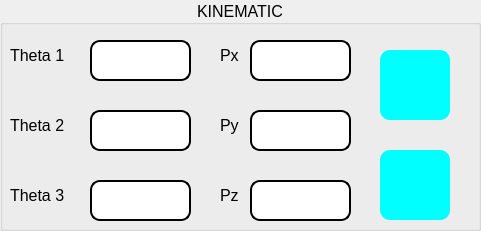
     <widget class="QGroupBox" name="groupBox_KINEMATIC">
      <property name="enabled">
       <bool>true</bool>
      </property>
      <property name="geometry">
       <rect>
        <x>250</x>
        <y>100</y>
        <width>481</width>
        <height>231</height>
       </rect>
      </property>
      <property name="maximumSize">
       <size>
        <width>16777210</width>
        <height>16777210</height>
       </size>
      </property>
      <property name="font">
       <font>
        <pointsize>12</pointsize>
        <weight>50</weight>
        <bold>false</bold>
       </font>
      </property>
      <property name="layoutDirection">
       <enum>Qt::LeftToRight</enum>
      </property>
      <property name="title">
       <string>KINEMATIC</string>
      </property>
      <property name="alignment">
       <set>Qt::AlignCenter</set>
      </property>
      <property name="flat">
       <bool>false</bool>
      </property>
      <property name="checkable">
       <bool>false</bool>
      </property>
      <widget class="QPushButton" name="pushButton_FK">
       <property name="geometry">
        <rect>
         <x>380</x>
         <y>50</y>
         <width>70</width>
         <height>70</height>
        </rect>
       </property>
       <property name="font">
        <font>
         <pointsize>12</pointsize>
        </font>
       </property>
       <property name="styleSheet">
        <string notr="true">QPushButton{
border-radius: 10px;
background-color: #00ffff;
}

QPushButton:pressed {
    padding-top: 5px;
    padding-left: 5px;
}
</string>
       </property>
       <property name="text">
        <string/>
       </property>
       <property name="icon">
        <iconset>
         <normaloff>../Icon/Forward.png</normaloff>../Icon/Forward.png</iconset>
       </property>
       <property name="iconSize">
        <size>
         <width>60</width>
         <height>60</height>
        </size>
       </property>
      </widget>
      <widget class="QLabel" name="label_19">
       <property name="geometry">
        <rect>
         <x>10</x>
         <y>40</y>
         <width>81</width>
         <height>31</height>
        </rect>
       </property>
       <property name="font">
        <font>
         <pointsize>12</pointsize>
        </font>
       </property>
       <property name="text">
        <string>&lt;html&gt;&lt;head/&gt;&lt;body&gt;&lt;p&gt;Theta 1&lt;/p&gt;&lt;/body&gt;&lt;/html&gt;</string>
       </property>
      </widget>
      <widget class="QLabel" name="label_4">
       <property name="geometry">
        <rect>
         <x>220</x>
         <y>40</y>
         <width>31</width>
         <height>31</height>
        </rect>
       </property>
       <property name="font">
        <font>
         <pointsize>12</pointsize>
        </font>
       </property>
       <property name="text">
        <string>&lt;html&gt;&lt;head/&gt;&lt;body&gt;&lt;p&gt;Px&lt;/p&gt;&lt;/body&gt;&lt;/html&gt;</string>
       </property>
      </widget>
      <widget class="QLineEdit" name="lineEdit_theta3">
       <property name="geometry">
        <rect>
         <x>90</x>
         <y>180</y>
         <width>101</width>
         <height>41</height>
        </rect>
       </property>
       <property name="font">
        <font>
         <pointsize>12</pointsize>
        </font>
       </property>
       <property name="styleSheet">
        <string notr="true">QLineEdit{
border: 2px solid rgb(0, 0, 0);
border-radius: 10px;
}</string>
       </property>
       <property name="text">
        <string/>
       </property>
      </widget>
      <widget class="QLineEdit" name="lineEdit_theta2">
       <property name="geometry">
        <rect>
         <x>90</x>
         <y>110</y>
         <width>101</width>
         <height>41</height>
        </rect>
       </property>
       <property name="font">
        <font>
         <pointsize>12</pointsize>
        </font>
       </property>
       <property name="styleSheet">
        <string notr="true">QLineEdit{
border: 2px solid rgb(0, 0, 0);
border-radius: 10px;
}</string>
       </property>
       <property name="text">
        <string/>
       </property>
      </widget>
      <widget class="QLineEdit" name="lineEdit_theta1">
       <property name="geometry">
        <rect>
         <x>90</x>
         <y>40</y>
         <width>101</width>
         <height>41</height>
        </rect>
       </property>
       <property name="font">
        <font>
         <pointsize>12</pointsize>
        </font>
       </property>
       <property name="styleSheet">
        <string notr="true">QLineEdit{
border: 2px solid rgb(0, 0, 0);
border-radius: 10px;
}</string>
       </property>
       <property name="text">
        <string/>
       </property>
       <property name="placeholderText">
        <string/>
       </property>
      </widget>
      <widget class="QLineEdit" name="lineEdit_Px">
       <property name="geometry">
        <rect>
         <x>250</x>
         <y>40</y>
         <width>101</width>
         <height>41</height>
        </rect>
       </property>
       <property name="font">
        <font>
         <pointsize>12</pointsize>
        </font>
       </property>
       <property name="styleSheet">
        <string notr="true">QLineEdit{
border: 2px solid rgb(0, 0, 0);
border-radius: 10px;
}</string>
       </property>
       <property name="text">
        <string/>
       </property>
      </widget>
      <widget class="QLabel" name="label_21">
       <property name="geometry">
        <rect>
         <x>10</x>
         <y>180</y>
         <width>81</width>
         <height>31</height>
        </rect>
       </property>
       <property name="font">
        <font>
         <pointsize>12</pointsize>
        </font>
       </property>
       <property name="text">
        <string>&lt;html&gt;&lt;head/&gt;&lt;body&gt;&lt;p&gt;Theta 3&lt;/p&gt;&lt;/body&gt;&lt;/html&gt;</string>
       </property>
      </widget>
      <widget class="QLabel" name="label_20">
       <property name="geometry">
        <rect>
         <x>10</x>
         <y>110</y>
         <width>81</width>
         <height>31</height>
        </rect>
       </property>
       <property name="font">
        <font>
         <pointsize>12</pointsize>
        </font>
       </property>
       <property name="text">
        <string>&lt;html&gt;&lt;head/&gt;&lt;body&gt;&lt;p&gt;Theta 2&lt;/p&gt;&lt;/body&gt;&lt;/html&gt;</string>
       </property>
      </widget>
      <widget class="QLabel" name="label_5">
       <property name="geometry">
        <rect>
         <x>220</x>
         <y>180</y>
         <width>31</width>
         <height>31</height>
        </rect>
       </property>
       <property name="font">
        <font>
         <pointsize>12</pointsize>
        </font>
       </property>
       <property name="text">
        <string>&lt;html&gt;&lt;head/&gt;&lt;body&gt;&lt;p&gt;Pz&lt;/p&gt;&lt;/body&gt;&lt;/html&gt;</string>
       </property>
      </widget>
      <widget class="QLineEdit" name="lineEdit_Pz">
       <property name="geometry">
        <rect>
         <x>250</x>
         <y>180</y>
         <width>101</width>
         <height>41</height>
        </rect>
       </property>
       <property name="font">
        <font>
         <pointsize>12</pointsize>
        </font>
       </property>
       <property name="styleSheet">
        <string notr="true">QLineEdit{
border: 2px solid rgb(0, 0, 0);
border-radius: 10px;
}</string>
       </property>
       <property name="text">
        <string/>
       </property>
      </widget>
      <widget class="QLabel" name="label_6">
       <property name="geometry">
        <rect>
         <x>220</x>
         <y>110</y>
         <width>31</width>
         <height>31</height>
        </rect>
       </property>
       <property name="font">
        <font>
         <pointsize>12</pointsize>
        </font>
       </property>
       <property name="text">
        <string>&lt;html&gt;&lt;head/&gt;&lt;body&gt;&lt;p&gt;Py&lt;/p&gt;&lt;/body&gt;&lt;/html&gt;</string>
       </property>
      </widget>
      <widget class="QLineEdit" name="lineEdit_Py">
       <property name="geometry">
        <rect>
         <x>250</x>
         <y>110</y>
         <width>101</width>
         <height>41</height>
        </rect>
       </property>
       <property name="font">
        <font>
         <pointsize>12</pointsize>
        </font>
       </property>
       <property name="styleSheet">
        <string notr="true">QLineEdit{
border: 2px solid rgb(0, 0, 0);
border-radius: 10px;
}</string>
       </property>
       <property name="text">
        <string/>
       </property>
      </widget>
      <widget class="QPushButton" name="pushButton_IK">
       <property name="geometry">
        <rect>
         <x>380</x>
         <y>150</y>
         <width>70</width>
         <height>70</height>
        </rect>
       </property>
       <property name="font">
        <font>
         <pointsize>12</pointsize>
        </font>
       </property>
       <property name="styleSheet">
        <string notr="true">QPushButton{
border-radius: 10px;
background-color: #00ffff;
}

QPushButton:pressed {
    padding-top: 5px;
    padding-left: 5px;
}
</string>
       </property>
       <property name="text">
        <string/>
       </property>
       <property name="icon">
        <iconset>
         <normaloff>../Icon/Inverse.png</normaloff>../Icon/Inverse.png</iconset>
       </property>
       <property name="iconSize">
        <size>
         <width>60</width>
         <height>60</height>
        </size>
       </property>
       <property name="flat">
        <bool>false</bool>
       </property>
      </widget>
     </widget>
